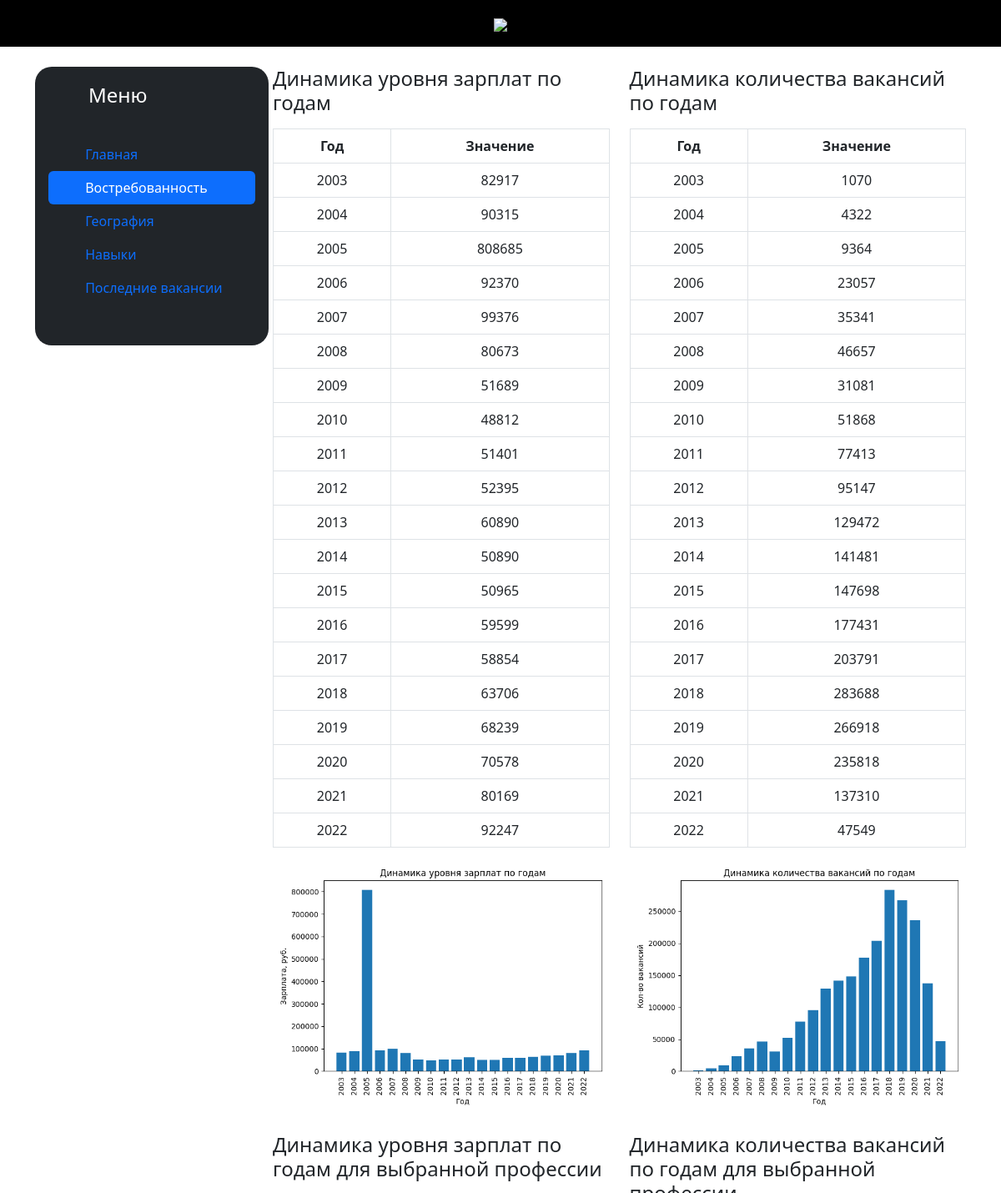
Screenshot of /require/ (upper part) with the database file from the repository.
### vacancies/models.py (models this page shows, shortened)
class Type(models.Model):
    name = models.CharField(max_length=255, verbose_name='Название вида')
    class Meta:
        verbose_name = 'Вид'
        verbose_name_plural = 'Виды'

class Stats(models.Model):
    key = models.CharField(max_length=255, verbose_name='Ключ')
    value = models.CharField(max_length=255, verbose_name='Значение')
    type = models.ForeignKey(Type, on_delete=models.CASCADE)
    class Meta:
        verbose_name = 'Статистика'
        verbose_name_plural = 'Статистика'

class Image(models.Model):
    url = models.FileField()
    type = models.ForeignKey(Type, on_delete=models.CASCADE)
    def __str__(self):
        return self.url.url
    class Meta:
        verbose_name = 'Изображение'
        verbose_name_plural = 'Изображения'

### vacancies/views.py (the view)
# urls.py: path('require/', demand, name='demand'),
def demand(request: HttpRequest) -> HttpResponse:
    return render(request, 'vacancies/demand.html', {
        'title': links[1]['title'],
        'links': links,
        'types': Type.objects.all(),
    })

### templates/vacancies/demand.html (shortened to what this page needs)
{% extends 'vacancies/layouts/main.html' %}
{% block content %}
    <div class="row">
        <div class="col-12 col-sm-6">
            <h4 class="mb-3">{{ types.0.name }}</h4>
            <table class="table table-bordered text-center">
            <thead>
            <tr>
                <th>Год</th>
                <th>Значение</th>
            </tr>
            </thead>
            <tbody>
            {% for stat in types.0.stats_set.all %}
                <tr>
                <td>{{ stat.key }}</td>
                <td>{{ stat.value }}</td>
                </tr>
            {% endfor %}
            </tbody>
            </table>
            <img src="{{ types.0.image_set.first }}" alt="">
        </div>
        <div class="col-12 col-sm-6">
            <h4 class="mb-3">{{ types.1.name }}</h4>
            <table class="table table-bordered text-center">
            <thead>
            <tr>
                <th>Год</th>
                <th>Значение</th>
            </tr>
            </thead>
            <tbody>
            {% for stat in types.1.stats_set.all %}
                <tr>
                <td>{{ stat.key }}</td>
                <td>{{ stat.value }}</td>
                </tr>
            {% endfor %}
            </tbody>
            </table>
            <img src="{{ types.1.image_set.first }}" alt="">
        </div>
    </div>
    <div class="row mt-4">
        <div class="col-12 col-sm-6">
            <h4 class="mb-3">{{ types.2.name }}</h4>
        </div>
        <div class="col-12 col-sm-6">
            <h4 class="mb-3">{{ types.3.name }}</h4>
        </div>
    </div>
{% endblock %}

### vacancies/static/vacancies/css/styles.css (style rules this page uses)
.wrapper img { max-width: 100%; }

### rows the page displays
Type: name "Динамика уровня зарплат по годам", id.url (picture)
Stats: key "2003", value "82917"
Stats: key "2004", value "90315"
Stats: key "2005", value "808685"
Stats: key "2006", value "92370"
Stats: key "2007", value "99376"
Stats: key "2008", value "80673"
Stats: key "2009", value "51689"
Stats: key "2010", value "48812"
Stats: key "2011", value "51401"
Stats: key "2012", value "52395"
Stats: key "2013", value "60890"
Stats: key "2014", value "50890"
Stats: key "2015", value "50965"
Stats: key "2016", value "59599"
Stats: key "2017", value "58854"
Stats: key "2018", value "63706"
Stats: key "2019", value "68239"
Stats: key "2020", value "70578"
Stats: key "2021", value "80169"
Stats: key "2022", value "92247"
Type: name "Динамика количества вакансий по годам", id.url (picture)
Stats: key "2003", value "1070"
Stats: key "2004", value "4322"
Stats: key "2005", value "9364"
Stats: key "2006", value "23057"
Stats: key "2007", value "35341"
Stats: key "2008", value "46657"
Stats: key "2009", value "31081"
Stats: key "2010", value "51868"
Stats: key "2011", value "77413"
Stats: key "2012", value "95147"
Stats: key "2013", value "129472"
Stats: key "2014", value "141481"
Stats: key "2015", value "147698"
Stats: key "2016", value "177431"
Stats: key "2017", value "203791"
Stats: key "2018", value "283688"
Stats: key "2019", value "266918"
Stats: key "2020", value "235818"
Stats: key "2021", value "137310"
Stats: key "2022", value "47549"
Type: name "Динамика уровня зарплат по годам для выбранной профессии"

### other values shown
{{ link.title }} "Главная" "Востребованность" "География" "Навыки" "Последние вакансии"
